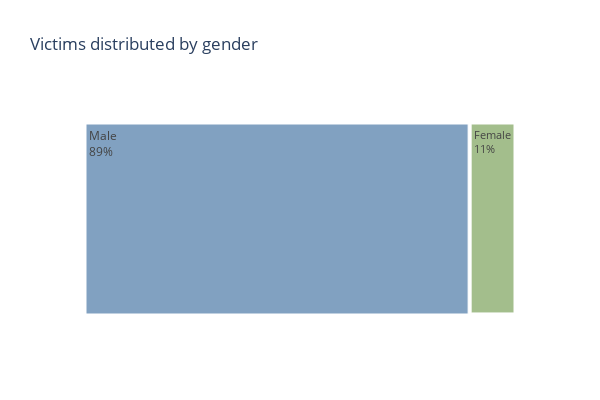

The notebook cell this image was saved under:
### Code cell
treemap_gender = px.treemap(gender_df,
                            path=['gender'], values='count',
                            color='gender', hover_name='count',
                            color_discrete_sequence=["#81a1c1", "#a3be8c", "#b48ead", "#b48ead"],
                            width=600, height=400, title="Victims distributed by gender"
                           )

treemap_gender.update_traces(textinfo="label+percent root")
treemap_gender.show()

### Figure 1 — Plotly figure (JSON) as saved in the notebook; plotly's stock layout.template omitted (floating-point values rounded to 4 significant figures)
{"data": [{"branchvalues": "total", "customdata": [["Male"], ["Female"], ["unknown"]], "domain": {"x": [0, 1], "y": [0, 1]}, "hovertemplate": "<b>%{hovertext}</b><br><br>labels=%{label}<br>count=%{value}<br>parent=%{parent}<br>id=%{id}<br>gender=%{customdata[0]}<extra></extra>", "hovertext": [1545, 183, 1], "ids": ["Male", "Female", "unknown"], "labels": ["Male", "Female", "unknown"], "marker": {"colors": ["#81a1c1", "#a3be8c", "#b48ead"]}, "name": "", "parents": ["", "", ""], "textinfo": "label+percent root", "type": "treemap", "values": [1545, 183, 1]}], "layout": {"height": 400, "legend": {"tracegroupgap": 0}, "title": {"text": "Victims distributed by gender"}, "treemapcolorway": ["#81a1c1", "#a3be8c", "#b48ead", "#b48ead"], "width": 600}}
